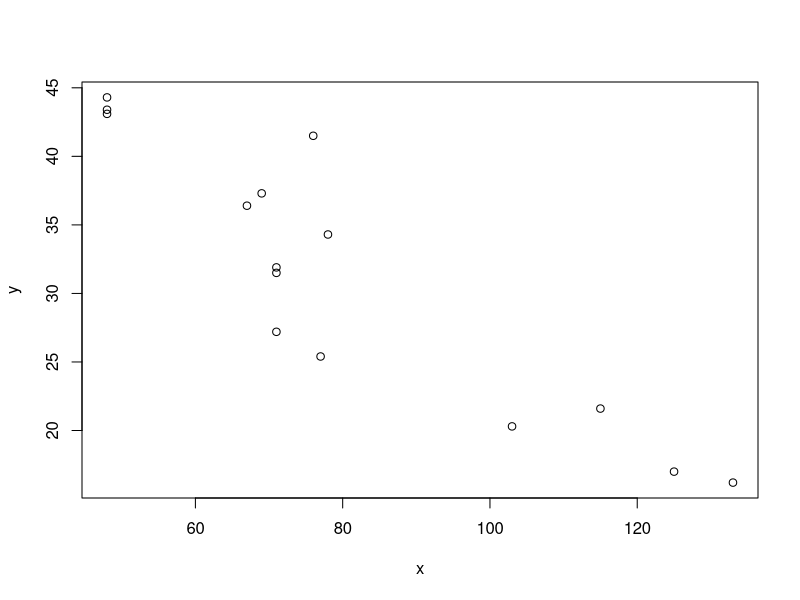
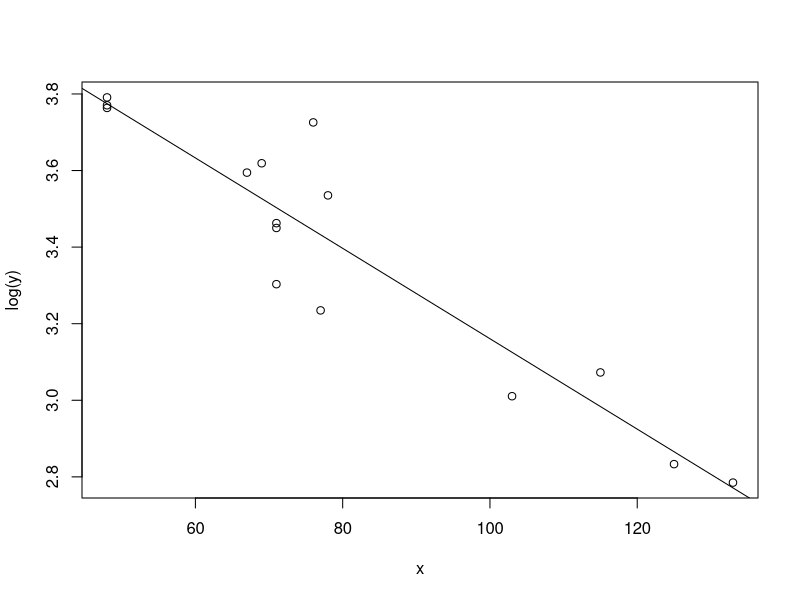
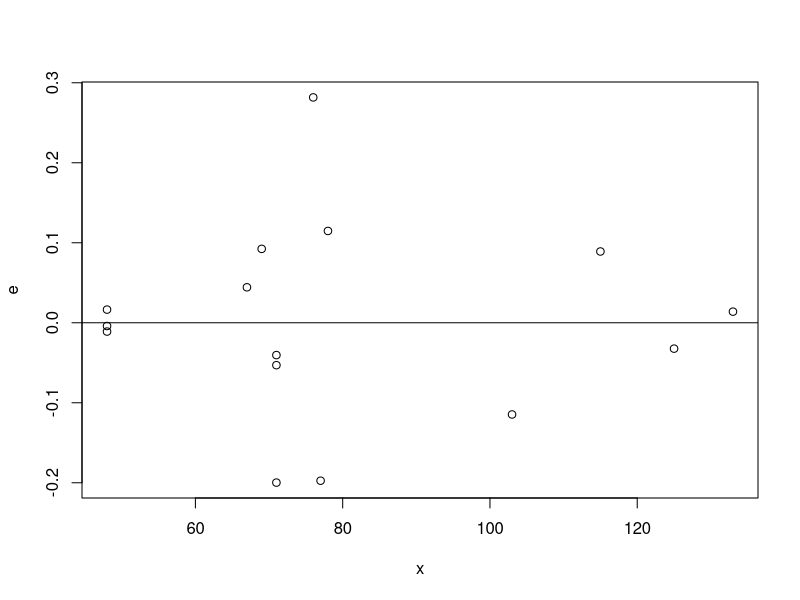

These figures' R source, in order:
# Dla wybranych losowo samochodów produkcji japońskiej badano
# zużycia paliwa w milach przejechanych na jednym galonie (zmienna mpg) względem wielkości ich mocy (zmienna horsepower).
# Dane o 15 losowo wybranych samochodach są następujące:

# mpg
y = c(43.1, 20.3, 17, 21.6, 16.2, 31.5, 31.9, 25.4, 27.2, 37.3, 41.5, 34.3, 44.3, 43.4, 36.4)
# horsepower
x = c(48, 103, 125, 115, 133, 71, 71, 77, 71, 69, 76, 78, 48, 48, 67)

# Zmienna niezależna to moc silnika (x), zmienna zależna to mpg (y)

# a) Wyznacz możliwie najlepszy model regresji opisujący badaną zależność.

plot(x,y)
# propozycja 1 - zależność liniowa y~x

model1 = lm(y~x)
summary(model1)
# mamy R-squared = 0.8255 - dobry, ale może znajdziemy coś lepszego.

# propozycja 2 - zależność hiperboliczna y~1/x
model2 = lm(y~I(1/x))
summary(model2)
# mamy R-squared = 0.8059 - gorsza niż liniowa.

# propozycja 3 - zależność wykładnicza log(y)~x
model3 = lm(log(y)~x)
summary(model3)
# R-squared = 0.872 - lepsza niż liniowa. Ponieważ nie jestem w stanie znaleźć niczego lepszego, zatrzymam się na tym.

plot(x,log(y))
abline(model3)

# b) Zweryfikuj dopasowanie modelu.

# Postulujemy, że model dla populacji to log(Y) = 4.341 - 0.011*X + epsilon.
# Mamy kilka hipotez do przetestowania:

# 1) H0: b = 0
# 2) H0: a = 0

summary(model3)

# W obydwu przypadkach - wyraz wolny i x - mamy p-value << 0.05, zatem możemy śmiało odrzucić obydwie hipotezy zerowe.
# Ponadto R-squared = 0.872, co wskazuje że model jest dobrze dopasowany do danych.

# 3) H0: Rozkład reszt (epsilon) nie różni się w sposób istotny od rozkładu normalnego.
e = model3$residuals
shapiro.test(e)
# p-value = 0.5714, nie udało nam się odrzucić H0, zatem możemy przyjąć, że reszty mają rozkład normalny.

# 4) H0: Średnia reszt nie różni się w sposób istotny od 0.

t.test(e, mu=0)
# p-value = 1, zatem nie udaje nam się odrzucić H0. Istotnie, reszty mają średnią równą zero i ich rozkład jest normalny.

# 5) Reszty powinny przyjmować kształt chmury.

plot(x,e)
abline(h=0)

# Wygląda jak chmura punktów, jest ok.

# c) Oszacuj zużycie paliwa auta z mocą 90KM.

exp(predict(model3, list(x=90), interval='p'))
# fit      lwr      upr
# 1 26.5417 19.97436 35.26829

# Szacujemy, że dla 90KM z 95% prawdopodobieństwem wartość MPG będzie zawarta pomiędzy 19.97 a 35.26, ze średnią w 26.54.

exp(predict(model3, list(x=90), interval='c'))
# fit      lwr      upr
# 1 26.5417 24.60528 28.63051

# Dla wielu powtórzeń średnia wartość MPG (przy mocy 90KM) z 95% zawiera się pomiędzy 24.605 a 28.63, ze średnią w 26.54.

# Nasze szacunkowe zużycie paliwa dla 90KM to 26.54.